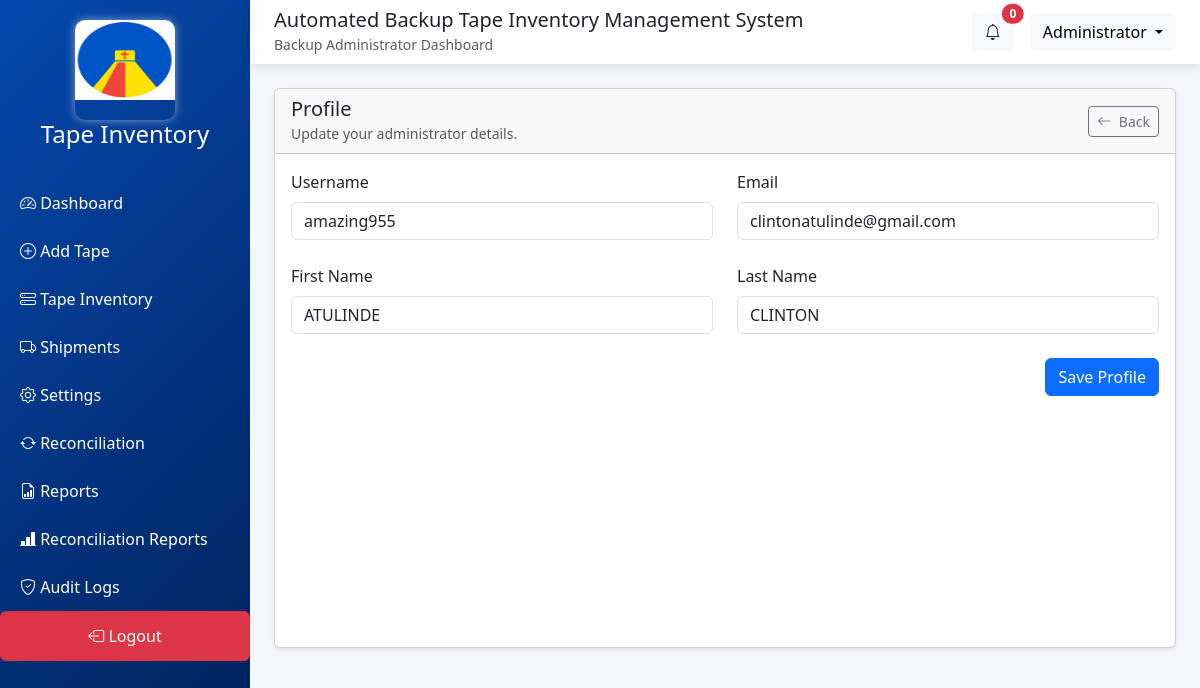
/backup-dashboard/?show_profile=1 (signed in), run on the app's committed database.
### inventory/models.py (models this page shows, shortened)
class CustomUser(AbstractUser):
    id = models.UUIDField(primary_key=True, default=uuid.uuid4, editable=False)
    email = models.EmailField(unique=True)
    ROLE_CHOICES = [
        ('admin', 'Admin'),
        ('user', 'User'),
    ]
    role = models.CharField(
        max_length=50,
        choices=ROLE_CHOICES,
        default='user'
    )
    verified = models.BooleanField(default=False)
    verified_at = models.DateTimeField(null=True, blank=True)
    class Meta:
        verbose_name = 'User'
        verbose_name_plural = 'Users'

### inventory/views.py (the view, shortened to what this page needs)
# urls.py: path('backup-dashboard/', views.backup_dashboard, name='backup-dashboard'),
@user_passes_test(lambda u: u.is_superuser or is_backup_administrator(u), login_url='signin')
@login_required(login_url='signin')
def backup_dashboard(request):
    tape_form = TapeForm(request.POST or None)
    tape_action_form = None
    selected_tape = None
    show_add_tape_panel = False
    show_tape_actions_panel = False
    show_tape_inventory_panel = False
    show_settings_panel = False
    show_audit_panel = False
    show_alerts_panel = False
    show_reports_panel = False
    show_shipments_panel = False
    show_add_shipment_panel = False
    show_edit_shipment_panel = False
    show_reconciliation_panel = False
    show_reconciliation_reports_panel = False
    show_add_reconciliation_panel = False
    selected_shipment = None
    selected_reconciliation = None
    add_shipment_form = ShipmentForm(request.POST or None, prefix='add')
    edit_shipment_form = None
    reconciliation_form = ReconciliationForm(request.POST or None, prefix='reconciliation')
    reconciliation_result_form = ReconciliationResultForm(request.POST or None, prefix='result')
    application_settings = ApplicationSetting.objects.first() or ApplicationSetting.objects.create()
    settings_form = None
    profile_form = None
    show_profile_panel = False
    selected_tape_id = request.GET.get('selected_tape') or request.POST.get('selected_tape')
    if selected_tape_id and not selected_tape:
        selected_tape = get_object_by_uuid_pk(Tape, selected_tape_id)
    if selected_tape and not tape_action_form:
        tape_action_form = TapeForm(instance=selected_tape)
    if request.GET.get('open_panel') == 'tapeActionsPanel':
        show_tape_actions_panel = True
    if request.GET.get('show_tape_actions') == '1' or 'show_tape_actions' in request.GET:
        show_tape_actions_panel = True
    if 'show_tape_inventory' in request.GET:
        show_tape_inventory_panel = True
    if 'show_profile' in request.GET:
        show_profile_panel = True
    if 'show_settings' in request.GET:
        show_settings_panel = True
    if 'show_add_tape' in request.GET:
        show_add_tape_panel = True
    if 'show_audit' in request.GET:
        show_audit_panel = True
    if 'show_alerts' in request.GET:
        show_alerts_panel = True
        AuditLog.objects.filter(severity__in=['warning', 'error'], is_read=False).update(
            is_read=True,
            read_at=timezone.now()
        )
    report_type = request.GET.get('report_type')
    report_period = request.GET.get('report_period')
    export_csv = request.GET.get('export_csv') == '1'
    generated_report_data = None
    generated_report_label = None
    generated_report_items = []
    report_email_form = ReportEmailForm(request.POST or None)
    reconciliation_report_summary = None
    export_reconciliation_csv = request.GET.get('export_reconciliation_csv') == '1'
    if 'show_reports' in request.GET:
        show_reports_panel = True
    if 'show_shipments' in request.GET:
        show_shipments_panel = True
    if 'show_reconciliation_reports' in request.GET:
        show_reconciliation_reports_panel = True
    if 'show_add_shipment' in request.GET:
        show_shipments_panel = True
        show_add_shipment_panel = True
    if 'show_reconciliation' in request.GET:
        show_reconciliation_panel = True
    if 'show_add_reconciliation' in request.GET:
        show_reconciliation_panel = True
        show_add_reconciliation_panel = True
    reconciliation_pk = request.GET.get('reconciliation_pk')
    if reconciliation_pk:
        selected_reconciliation = get_object_by_uuid_pk(Reconciliation, reconciliation_pk)
        if selected_reconciliation:
            show_reconciliation_panel = True
    edit_shipment_pk = request.GET.get('edit_shipment_pk')
    if not settings_form:
        settings_form = SystemSettingsForm(instance=application_settings)
    if not profile_form:
        profile_form = UserProfileForm(instance=request.user)
    tapes = Tape.objects.all().order_by('-date_registered')
    tape_search = request.GET.get('tape_search', '').strip()
    user_feature_names = []
    user_groups = request.user.groups.all()
    if user_groups.exists():
        assigned_templates = RoleTemplate.objects.filter(group__in=user_groups)
        for template in assigned_templates:
            if template.features:
                user_feature_names.extend(template.features)
    user_feature_names = sorted(set(user_feature_names))
    request.user.feature_names = user_feature_names
    dashboard_tabs = get_dashboard_tabs(request.user, BACKUP_FEATURE_TABS, preserve_empty_tabs=True)
    total_tapes = tapes.count()
    active_tapes = tapes.filter(status="Active").count()
    off_site_tapes = tapes.filter(status="Off-Site").count()
    missing_tapes = tapes.filter(status="Missing").count()
    archived_tapes = tapes.filter(status="Retained").count()
    retention_due = tapes.filter(retention_end_date__lte=timezone.localdate()).count()
    shipments = Shipment.objects.all().order_by('shipment_id')
    pending_users = User.objects.filter(verified=False).order_by('date_joined')
    reports = ReportTemplate.objects.all()
    reconciliations = Reconciliation.objects.all().order_by('-reconciliation_date', '-created_at')
    search_query = request.GET.get('search', '').strip()
    reconciliation_report_summary = None
    for reconciliation in reconciliations:
        reconciliation.total_issues = reconciliation.results.count()
        reconciliation.open_issues = reconciliation.results.filter(resolution_status__in=['Open', 'Under Investigation']).count()
    reconciliation_results = selected_reconciliation.results.order_by('-updated_at') if selected_reconciliation else ReconciliationResult.objects.none()
    recent_activities = AuditLog.objects.order_by('-timestamp')[:6]
    recent_alerts = AuditLog.objects.filter(severity__in=['warning', 'error']).order_by('-timestamp')[:5]
    audit_logs = AuditLog.objects.order_by('-timestamp')
    if show_reconciliation_reports_panel and export_reconciliation_csv:
        return export_reconciliation_report_csv(reconciliations, summary=reconciliation_report_summary)
    status_labels = ['Active', 'Off-Site', 'Scratch Eligible', 'Damaged']
    status_counts = [
        tapes.filter(status='Active').count(),
        tapes.filter(status='Off-Site').count(),
        tapes.filter(status='Scratch Eligible').count(),
        tapes.filter(status='Damaged').count(),
    ]
    monthly_labels, monthly_counts = get_last_six_month_counts(tapes)
    context = {
        'tapes': tapes,
        'tape_search': tape_search,
        'total_tapes': total_tapes,
        'active_tapes': active_tapes,
        'off_site_tapes': off_site_tapes,
        'missing_tapes': missing_tapes,
        'archived_tapes': archived_tapes,
        'retention_due': retention_due,
        'pending_shipments': shipments.filter(status__iexact='Pending').count(),
        'alert_count': AuditLog.objects.filter(severity__in=['warning', 'error'], is_read=False).count(),
        'shipments': shipments,
        'pending_users': pending_users,
        'pending_user_count': pending_users.count(),
        'recent_activities': recent_activities,
        'recent_alerts': recent_alerts,
        'audit_logs': audit_logs,
        'user_feature_names': user_feature_names,
        'dashboard_tabs': dashboard_tabs,
        'tape_form': tape_form,
        'tape_action_form': tape_action_form,
        'selected_tape': selected_tape,
        'show_add_tape_panel': show_add_tape_panel,
        'show_tape_actions_panel': show_tape_actions_panel,
        'show_tape_inventory_panel': show_tape_inventory_panel,
        'show_profile_panel': show_profile_panel,
        'show_settings_panel': show_settings_panel,
        'show_audit_panel': show_audit_panel,
        'show_alerts_panel': show_alerts_panel,
        'show_reports_panel': show_reports_panel,
        'show_reconciliation_reports_panel': show_reconciliation_reports_panel,
        'show_shipments_panel': show_shipments_panel,
        'show_add_shipment_panel': show_add_shipment_panel,
        'show_edit_shipment_panel': show_edit_shipment_panel,
        'show_reconciliation_panel': show_reconciliation_panel,
        'show_add_reconciliation_panel': show_add_reconciliation_panel,
        'add_shipment_form': add_shipment_form,
        'edit_shipment_form': edit_shipment_form,
        'selected_shipment': selected_shipment,
        'reconciliation_form': reconciliation_form,
        'reconciliation_result_form': reconciliation_result_form,
        'reconciliations': reconciliations,
        'reconciliation_results': reconciliation_results,
        'selected_reconciliation': selected_reconciliation,
        'settings_form': settings_form,
        'profile_form': profile_form,
        'application_settings': application_settings,
        'reports': reports,
        'generated_report_data': generated_report_data,
        'generated_report_label': generated_report_label,
        'report_type': report_type,
        'report_period': report_period,
        'report_email_form': report_email_form,
        'search_query': search_query,
        'reconciliation_report_summary': reconciliation_report_summary,
        'report_export_url': f"{reverse('backup-dashboard')}?show_reconciliation_reports=1",
        'status_labels_json': json.dumps(status_labels),
        'status_counts_json': json.dumps(status_counts),
        'monthly_labels_json': json.dumps(monthly_labels),
        'monthly_counts_json': json.dumps(monthly_counts),
    }
    return render(request, 'backup_dashboard.html', context)

### inventory/templates/backup_dashboard.html (shortened to what this page needs)
<!DOCTYPE html>
<html lang="en">
<head>
{% load static %}
<link href="https://cdn.jsdelivr.net/npm/bootstrap@5.3.3/dist/css/bootstrap.min.css" rel="stylesheet">
<link href="https://cdn.jsdelivr.net/npm/bootstrap-icons@1.11.3/font/bootstrap-icons.css" rel="stylesheet">
</head>
<body>
<div class="sidebar">
    <h4><div class="logo">
            <img src="{% static 'inventory/round.jpg' %}" alt="logo" width="100" height="100" style="padding-bottom:20px; border-radius:10px; box-shadow:0 0 10px rgba(255,255,255,0.5);">
        </div> Tape Inventory</h4>
    <a href="{% url 'backup-dashboard' %}"><i class="bi bi-speedometer2"></i> Dashboard</a>
    <a href="{% url 'backup-dashboard' %}?show_add_tape"><i class="bi bi-plus-circle"></i> Add Tape</a>
    <a href="{% url 'backup-dashboard' %}?show_tape_inventory"><i class="bi bi-hdd-stack"></i> Tape Inventory</a>
    <a href="{% url 'backup-dashboard' %}?show_shipments"><i class="bi bi-truck"></i> Shipments</a>
    <a href="{% url 'backup-dashboard' %}?show_settings"><i class="bi bi-gear"></i> Settings</a>
    <a href="{% url 'backup-dashboard' %}?show_reconciliation"><i class="bi bi-arrow-repeat"></i> Reconciliation</a>
    <a href="{% url 'backup-dashboard' %}?show_reports"><i class="bi bi-file-earmark-bar-graph"></i> Reports</a>
    <a href="{% url 'backup-dashboard' %}?show_reconciliation_reports"><i class="bi bi-bar-chart-line-fill"></i> Reconciliation Reports</a>
    <a href="{% url 'backup-dashboard' %}?show_audit"><i class="bi bi-shield-check"></i> Audit Logs</a>
    <a href="{% url 'signout' %}" class="btn btn-danger"><i class="bi bi-box-arrow-left"></i> Logout</a>
</div>
<div class="main-content">
<nav class="navbar navbar-expand-lg px-4">
    <div>
        <h5 class="mb-0">
            Automated Backup Tape Inventory Management System
        </h5>
        <small class="text-muted">
            Backup Administrator Dashboard
        </small>
    </div>
    <div class="ms-auto d-flex align-items-center">
        <a href="{% url 'backup-dashboard' %}?show_alerts=1" class="btn btn-light position-relative me-3 text-decoration-none text-dark">
            <i class="bi bi-bell"></i>
            <span class="position-absolute top-0 start-100 translate-middle badge rounded-pill bg-danger">
                {{ alert_count }}
            </span>
        </a>
        <div class="dropdown">
            <button class="btn btn-light dropdown-toggle"
                    data-bs-toggle="dropdown">
                Administrator
            </button>
        </div>
    </div>
</nav>
<div class="container-fluid p-4">
{% if show_audit_panel %}
<div class="card shadow-sm mb-4" style="min-height:70vh;">
    <div class="card-header">
        Audit Logs
    </div>
    <div class="card-body">
        <div class="table-responsive">
            <table class="table table-hover table-sm align-middle mb-0">
                <thead class="table-light">
                    <tr>
                        <th scope="col">Event</th>
                        <th scope="col">Details</th>
                        <th scope="col">User</th>
                        <th scope="col">Severity</th>
                        <th scope="col">Timestamp</th>
                    </tr>
                </thead>
                <tbody>
                    {% for audit in audit_logs %}
                        <tr>
                            <td class="fw-semibold">{{ audit.name }}</td>
                            <td class="small text-muted">{{ audit.action }}</td>
                            <td>{% if audit.user %}{{ audit.user.username }}{% else %}<span class="text-muted">System</span>{% endif %}</td>
                            <td>
                                {% if audit.severity == 'error' %}
                                    <span class="badge bg-danger text-uppercase">{{ audit.severity|title }}</span>
                                {% elif audit.severity == 'warning' %}
                                    <span class="badge bg-warning text-dark text-uppercase">{{ audit.severity|title }}</span>
                                {% elif audit.severity == 'success' %}
                                    <span class="badge bg-success text-uppercase">{{ audit.severity|title }}</span>
                                {% else %}
                                    <span class="badge bg-secondary text-uppercase">{{ audit.severity|title }}</span>
                                {% endif %}
                            </td>
                            <td class="small text-muted">{{ audit.timestamp|date:"Y-m-d H:i" }}</td>
                        </tr>
                    {% empty %}
                        <tr>
                            <td colspan="5" class="text-center text-muted">No audit logs found.</td>
                        </tr>
                    {% endfor %}
                </tbody>
            </table>
        </div>
    </div>
</div>
{% elif show_profile_panel %}
<div class="card shadow-sm mb-4" style="min-height:70vh;">
    <div class="card-header d-flex justify-content-between align-items-center">
        <div>
            <h5 class="mb-0">Profile</h5>
            <small class="text-muted">Update your administrator details.</small>
        </div>
        <a href="{% url 'backup-dashboard' %}" class="btn btn-sm btn-outline-secondary">
            <i class="bi bi-arrow-left me-1"></i> Back
        </a>
    </div>
    <div class="card-body">
        <form method="post" action="{% url 'backup-dashboard' %}">
            <div class="row g-4">
                <div class="col-md-6">
                    <label class="form-label">Username</label>
                    {{ profile_form.username }}
                </div>
                <div class="col-md-6">
                    <label class="form-label">Email</label>
                    {{ profile_form.email }}
                </div>
                <div class="col-md-6">
                    <label class="form-label">First Name</label>
                    {{ profile_form.first_name }}
                </div>
                <div class="col-md-6">
                    <label class="form-label">Last Name</label>
                    {{ profile_form.last_name }}
                </div>
            </div>
            <div class="d-flex justify-content-end mt-4">
                <button type="submit" class="btn btn-primary">Save Profile</button>
            </div>
        </form>
    </div>
</div>
{% endif %}
</div>
</body>
</html>

### data on the page
CustomUser: username "amazing955", email "clintonatulinde@gmail.com", first_name "ATULINDE", last_name "CLINTON"

### other printed values
{{ alert_count }} "0"
